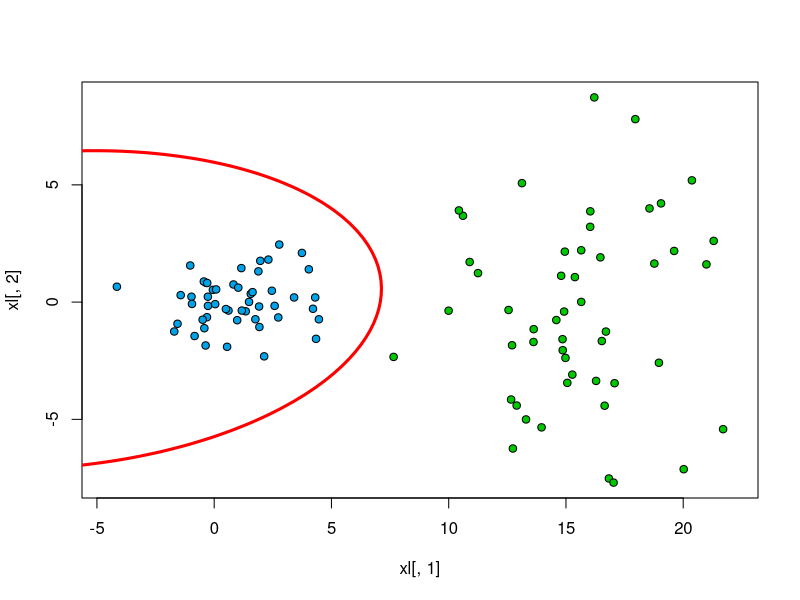

Write the R code that produced this figure.
## Восстановление центра нормального распределения
estimateMu <- function(objects)
{
  rows <- dim(objects)[1]
  cols <- dim(objects)[2]
  mu <- matrix(NA, 1, cols)
  for (col in 1:cols){
    mu[1, col] = mean(objects[,col])
  }
  return(mu)
}
## Восстановление ковариационной матрицы нормального распределения
estimateCovarianceMatrix <- function(objects, mu)
{
  rows <- dim(objects)[1]
  cols <- dim(objects)[2]
  sigma <- matrix(0, cols, cols)
  for (i in 1:rows){
    sigma <- sigma + (t(objects[i,] - mu) %*%
                        (objects[i,] - mu)) / (rows - 1)
  }
  return (sigma)
}
## Получение коэффициентов подстановочного алгоритма
getPlugInDiskriminantCoeffs <- function(mu1, sigma1, mu2,
                                        sigma2)
{
  ## Line equation: a*x1^2 + b*x1*x2 + c*x2 + d*x1 + e*x2 + f = 0
  invSigma1 <- solve(sigma1)
  invSigma2 <- solve(sigma2)
  f <- log(abs(det(sigma1))) - log(abs(det(sigma2))) + mu1 %*% invSigma1 %*% t(mu1) - mu2 %*% invSigma2 %*%t(mu2);
  alpha <- invSigma1 - invSigma2
  a <- alpha[1, 1]
  b <- 2 * alpha[1, 2]
  c <- alpha[2, 2]
  beta <- invSigma1 %*% t(mu1) - invSigma2 %*% t(mu2)
  d <- -2 * beta[1, 1]
  e <- -2 * beta[2, 1]
  return (c("x^2" = a, "xy" = b, "y^2" = c, "x" = d, "y" = e, "1" = f))
}
## Количество объектов в каждом классе
ObjectsCountOfEachClass <- 50
## Подключаем библиотеку MASS для генерации многомерного нормального распределения
library(MASS)
## Генерируем тестовые данные
Sigma1 <- matrix(c(3, 0, 0, 1), 2, 2)
Sigma2 <- matrix(c(10, 0, 0, 15), 2, 2)
Mu1 <- c(1, 0)
Mu2 <- c(15, 0)
xy1 <- mvrnorm(n=ObjectsCountOfEachClass, Mu1, Sigma1)
xy2 <- mvrnorm(n=ObjectsCountOfEachClass, Mu2, Sigma2)
## Собираем два класса в одну выборку
xl <- rbind(cbind(xy1, 1), cbind(xy2, 2))
## Рисуем обучающую выборку
colors <- c(rgb(0/255, 162/255, 232/255), rgb(0/255, 200/255, 0/255))
plot(xl[,1], xl[,2], pch = 21, bg = colors[xl[,3]], asp = 1)
## Оценивание
objectsOfFirstClass <- xl[xl[,3] == 1, 1:2]
objectsOfSecondClass <- xl[xl[,3] == 2, 1:2]
mu1 <- estimateMu(objectsOfFirstClass)
mu2 <- estimateMu(objectsOfSecondClass)
sigma1 <- estimateCovarianceMatrix(objectsOfFirstClass, mu1)
sigma2 <- estimateCovarianceMatrix(objectsOfSecondClass, mu2)
coeffs <- getPlugInDiskriminantCoeffs(mu1, sigma1, mu2, sigma2)
## Рисуем дискриминантую функцию – красная линия
x <- y <- seq(-10, 20, len=100)
z <- outer(x, y, function(x, y) coeffs["x^2"]*x^2 + coeffs["xy"]*x*y + coeffs["y^2"]*y^2 + coeffs["x"]*x + coeffs["y"]*y + coeffs["1"])
contour(x, y, z, levels=0, drawlabels=FALSE, lwd = 3, col = "red", add = TRUE)